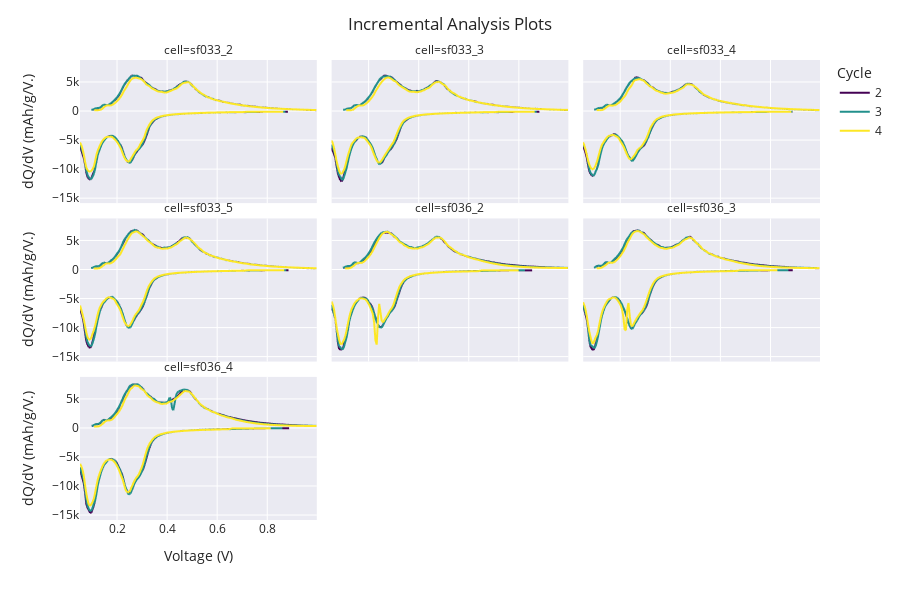

Here is the notebook cell this chart was saved with:
### Markdown cell above
### Incremental capacity analysis (ICA)
Similarly, the `BatchICACollector` creates a collection of ICA (dQ/dV) plots:

### Code cell
icas_collected = collectors.BatchICACollector(b,cycles=[2,3,4])
icas_collected.show()

### Figure 1 — Plotly figure (JSON) as saved in the notebook; plotly's stock layout.template omitted (floating-point values rounded to 4 significant figures; data arrays with more than 128 entries replaced by an {"elided": "..."} marker saying what was removed)
{"data": [{"hovertemplate": "cycle=2<br>cell=sf033_2<br>Voltage (V)=%{x}<br>dQ/dV (mAh/g/V.)=%{y}<extra></extra>", "legendgroup": "2", "line": {"color": "rgb(68, 1, 84)", "dash": "solid"}, "marker": {"symbol": "circle"}, "mode": "lines", "name": "2", "showlegend": true, "type": "scattergl", "x": {"elided": "347 float values"}, "xaxis": "x7", "y": {"elided": "347 float values"}, "yaxis": "y7"}, {"hovertemplate": "cycle=2<br>cell=sf033_3<br>Voltage (V)=%{x}<br>dQ/dV (mAh/g/V.)=%{y}<extra></extra>", "legendgroup": "2", "line": {"color": "rgb(68, 1, 84)", "dash": "solid"}, "marker": {"symbol": "circle"}, "mode": "lines", "name": "2", "showlegend": false, "type": "scattergl", "x": {"elided": "347 float values"}, "xaxis": "x8", "y": {"elided": "347 float values"}, "yaxis": "y8"}, {"hovertemplate": "cycle=2<br>cell=sf033_4<br>Voltage (V)=%{x}<br>dQ/dV (mAh/g/V.)=%{y}<extra></extra>", "legendgroup": "2", "line": {"color": "rgb(68, 1, 84)", "dash": "solid"}, "marker": {"symbol": "circle"}, "mode": "lines", "name": "2", "showlegend": false, "type": "scattergl", "x": {"elided": "349 float values"}, "xaxis": "x9", "y": {"elided": "349 float values"}, "yaxis": "y9"}, {"hovertemplate": "cycle=2<br>cell=sf033_5<br>Voltage (V)=%{x}<br>dQ/dV (mAh/g/V.)=%{y}<extra></extra>", "legendgroup": "2", "line": {"color": "rgb(68, 1, 84)", "dash": "solid"}, "marker": {"symbol": "circle"}, "mode": "lines", "name": "2", "showlegend": false, "type": "scattergl", "x": {"elided": "348 float values"}, "xaxis": "x4", "y": {"elided": "348 float values"}, "yaxis": "y4"}, {"hovertemplate": "cycle=2<br>cell=sf036_2<br>Voltage (V)=%{x}<br>dQ/dV (mAh/g/V.)=%{y}<extra></extra>", "legendgroup": "2", "line": {"color": "rgb(68, 1, 84)", "dash": "solid"}, "marker": {"symbol": "circle"}, "mode": "lines", "name": "2", "showlegend": false, "type": "scattergl", "x": {"elided": "341 float values"}, "xaxis": "x5", "y": {"elided": "341 float values"}, "yaxis": "y5"}, {"hovertemplate": "cycle=2<br>cell=sf036_3<br>Voltage (V)=%{x}<br>dQ/dV (mAh/g/V.)=%{y}<extra></extra>", "legendgroup": "2", "line": {"color": "rgb(68, 1, 84)", "dash": "solid"}, "marker": {"symbol": "circle"}, "mode": "lines", "name": "2", "showlegend": false, "type": "scattergl", "x": {"elided": "349 float values"}, "xaxis": "x6", "y": {"elided": "349 float values"}, "yaxis": "y6"}, {"hovertemplate": "cycle=2<br>cell=sf036_4<br>Voltage (V)=%{x}<br>dQ/dV (mAh/g/V.)=%{y}<extra></extra>", "legendgroup": "2", "line": {"color": "rgb(68, 1, 84)", "dash": "solid"}, "marker": {"symbol": "circle"}, "mode": "lines", "name": "2", "showlegend": false, "type": "scattergl", "x": {"elided": "348 float values"}, "xaxis": "x", "y": {"elided": "348 float values"}, "yaxis": "y"}, {"hovertemplate": "cycle=3<br>cell=sf033_2<br>Voltage (V)=%{x}<br>dQ/dV (mAh/g/V.)=%{y}<extra></extra>", "legendgroup": "3", "line": {"color": "rgb(34, 144, 140)", "dash": "solid"}, "marker": {"symbol": "circle"}, "mode": "lines", "name": "3", "showlegend": true, "type": "scattergl", "x": {"elided": "345 float values"}, "xaxis": "x7", "y": {"elided": "345 float values"}, "yaxis": "y7"}, {"hovertemplate": "cycle=3<br>cell=sf033_3<br>Voltage (V)=%{x}<br>dQ/dV (mAh/g/V.)=%{y}<extra></extra>", "legendgroup": "3", "line": {"color": "rgb(34, 144, 140)", "dash": "solid"}, "marker": {"symbol": "circle"}, "mode": "lines", "name": "3", "showlegend": false, "type": "scattergl", "x": {"elided": "345 float values"}, "xaxis": "x8", "y": {"elided": "345 float values"}, "yaxis": "y8"}, {"hovertemplate": "cycle=3<br>cell=sf033_4<br>Voltage (V)=%{x}<br>dQ/dV (mAh/g/V.)=%{y}<extra></extra>", "legendgroup": "3", "line": {"color": "rgb(34, 144, 140)", "dash": "solid"}, "marker": {"symbol": "circle"}, "mode": "lines", "name": "3", "showlegend": false, "type": "scattergl", "x": {"elided": "348 float values"}, "xaxis": "x9", "y": {"elided": "348 float values"}, "yaxis": "y9"}, {"hovertemplate": "cycle=3<br>cell=sf033_5<br>Voltage (V)=%{x}<br>dQ/dV (mAh/g/V.)=%{y}<extra></extra>", "legendgroup": "3", "line": {"color": "rgb(34, 144, 140)", "dash": "solid"}, "marker": {"symbol": "circle"}, "mode": "lines", "name": "3", "showlegend": false, "type": "scattergl", "x": {"elided": "346 float values"}, "xaxis": "x4", "y": {"elided": "346 float values"}, "yaxis": "y4"}, {"hovertemplate": "cycle=3<br>cell=sf036_2<br>Voltage (V)=%{x}<br>dQ/dV (mAh/g/V.)=%{y}<extra></extra>", "legendgroup": "3", "line": {"color": "rgb(34, 144, 140)", "dash": "solid"}, "marker": {"symbol": "circle"}, "mode": "lines", "name": "3", "showlegend": false, "type": "scattergl", "x": {"elided": "336 float values"}, "xaxis": "x5", "y": {"elided": "336 float values"}, "yaxis": "y5"}, {"hovertemplate": "cycle=3<br>cell=sf036_3<br>Voltage (V)=%{x}<br>dQ/dV (mAh/g/V.)=%{y}<extra></extra>", "legendgroup": "3", "line": {"color": "rgb(34, 144, 140)", "dash": "solid"}, "marker": {"symbol": "circle"}, "mode": "lines", "name": "3", "showlegend": false, "type": "scattergl", "x": {"elided": "345 float values"}, "xaxis": "x6", "y": {"elided": "345 float values"}, "yaxis": "y6"}, {"hovertemplate": "cycle=3<br>cell=sf036_4<br>Voltage (V)=%{x}<br>dQ/dV (mAh/g/V.)=%{y}<extra></extra>", "legendgroup": "3", "line": {"color": "rgb(34, 144, 140)", "dash": "solid"}, "marker": {"symbol": "circle"}, "mode": "lines", "name": "3", "showlegend": false, "type": "scattergl", "x": {"elided": "343 float values"}, "xaxis": "x", "y": {"elided": "343 float values"}, "yaxis": "y"}, {"hovertemplate": "cycle=4<br>cell=sf033_2<br>Voltage (V)=%{x}<br>dQ/dV (mAh/g/V.)=%{y}<extra></extra>", "legendgroup": "4", "line": {"color": "rgb(253, 231, 37)", "dash": "solid"}, "marker": {"symbol": "circle"}, "mode": "lines", "name": "4", "showlegend": true, "type": "scattergl", "x": {"elided": "341 float values"}, "xaxis": "x7", "y": {"elided": "341 float values"}, "yaxis": "y7"}, {"hovertemplate": "cycle=4<br>cell=sf033_3<br>Voltage (V)=%{x}<br>dQ/dV (mAh/g/V.)=%{y}<extra></extra>", "legendgroup": "4", "line": {"color": "rgb(253, 231, 37)", "dash": "solid"}, "marker": {"symbol": "circle"}, "mode": "lines", "name": "4", "showlegend": false, "type": "scattergl", "x": {"elided": "340 float values"}, "xaxis": "x8", "y": {"elided": "340 float values"}, "yaxis": "y8"}, {"hovertemplate": "cycle=4<br>cell=sf033_4<br>Voltage (V)=%{x}<br>dQ/dV (mAh/g/V.)=%{y}<extra></extra>", "legendgroup": "4", "line": {"color": "rgb(253, 231, 37)", "dash": "solid"}, "marker": {"symbol": "circle"}, "mode": "lines", "name": "4", "showlegend": false, "type": "scattergl", "x": {"elided": "346 float values"}, "xaxis": "x9", "y": {"elided": "346 float values"}, "yaxis": "y9"}, {"hovertemplate": "cycle=4<br>cell=sf033_5<br>Voltage (V)=%{x}<br>dQ/dV (mAh/g/V.)=%{y}<extra></extra>", "legendgroup": "4", "line": {"color": "rgb(253, 231, 37)", "dash": "solid"}, "marker": {"symbol": "circle"}, "mode": "lines", "name": "4", "showlegend": false, "type": "scattergl", "x": {"elided": "342 float values"}, "xaxis": "x4", "y": {"elided": "342 float values"}, "yaxis": "y4"}, {"hovertemplate": "cycle=4<br>cell=sf036_2<br>Voltage (V)=%{x}<br>dQ/dV (mAh/g/V.)=%{y}<extra></extra>", "legendgroup": "4", "line": {"color": "rgb(253, 231, 37)", "dash": "solid"}, "marker": {"symbol": "circle"}, "mode": "lines", "name": "4", "showlegend": false, "type": "scattergl", "x": {"elided": "329 float values"}, "xaxis": "x5", "y": {"elided": "329 float values"}, "yaxis": "y5"}, {"hovertemplate": "cycle=4<br>cell=sf036_3<br>Voltage (V)=%{x}<br>dQ/dV (mAh/g/V.)=%{y}<extra></extra>", "legendgroup": "4", "line": {"color": "rgb(253, 231, 37)", "dash": "solid"}, "marker": {"symbol": "circle"}, "mode": "lines", "name": "4", "showlegend": false, "type": "scattergl", "x": {"elided": "334 float values"}, "xaxis": "x6", "y": {"elided": "334 float values"}, "yaxis": "y6"}, {"hovertemplate": "cycle=4<br>cell=sf036_4<br>Voltage (V)=%{x}<br>dQ/dV (mAh/g/V.)=%{y}<extra></extra>", "legendgroup": "4", "line": {"color": "rgb(253, 231, 37)", "dash": "solid"}, "marker": {"symbol": "circle"}, "mode": "lines", "name": "4", "showlegend": false, "type": "scattergl", "x": {"elided": "332 float values"}, "xaxis": "x", "y": {"elided": "332 float values"}, "yaxis": "y"}], "layout": {"annotations": [{"font": {}, "showarrow": false, "text": "cell=sf036_4", "x": 0.16, "xanchor": "center", "xref": "paper", "y": 0.3111, "yanchor": "bottom", "yref": "paper"}, {"font": {}, "showarrow": false, "text": "cell=sf033_5", "x": 0.16, "xanchor": "center", "xref": "paper", "y": 0.6556, "yanchor": "bottom", "yref": "paper"}, {"font": {}, "showarrow": false, "text": "cell=sf036_2", "x": 0.5, "xanchor": "center", "xref": "paper", "y": 0.6556, "yanchor": "bottom", "yref": "paper"}, {"font": {}, "showarrow": false, "text": "cell=sf036_3", "x": 0.84, "xanchor": "center", "xref": "paper", "y": 0.6556, "yanchor": "bottom", "yref": "paper"}, {"font": {}, "showarrow": false, "text": "cell=sf033_2", "x": 0.16, "xanchor": "center", "xref": "paper", "y": 1, "yanchor": "bottom", "yref": "paper"}, {"font": {}, "showarrow": false, "text": "cell=sf033_3", "x": 0.5, "xanchor": "center", "xref": "paper", "y": 1, "yanchor": "bottom", "yref": "paper"}, {"font": {}, "showarrow": false, "text": "cell=sf033_4", "x": 0.84, "xanchor": "center", "xref": "paper", "y": 1, "yanchor": "bottom", "yref": "paper"}], "height": 600, "legend": {"orientation": "v", "title": {"text": "Cycle"}, "tracegroupgap": 0}, "margin": {"t": 60}, "title": {"text": "Incremental Analysis Plots"}, "xaxis": {"anchor": "y", "domain": [0, 0.32], "title": {"text": "Voltage (V)"}}, "xaxis2": {"anchor": "y2", "domain": [0.34, 0.66], "matches": "x", "title": {"text": "Voltage (V)"}}, "xaxis3": {"anchor": "y3", "domain": [0.68, 1.0], "matches": "x", "title": {"text": "Voltage (V)"}}, "xaxis4": {"anchor": "y4", "domain": [0, 0.32], "matches": "x", "showticklabels": false}, "xaxis5": {"anchor": "y5", "domain": [0.34, 0.66], "matches": "x", "showticklabels": false}, "xaxis6": {"anchor": "y6", "domain": [0.68, 1.0], "matches": "x", "showticklabels": false}, "xaxis7": {"anchor": "y7", "domain": [0, 0.32], "matches": "x", "showticklabels": false}, "xaxis8": {"anchor": "y8", "domain": [0.34, 0.66], "matches": "x", "showticklabels": false}, "xaxis9": {"anchor": "y9", "domain": [0.68, 1.0], "matches": "x", "showticklabels": false}, "yaxis": {"anchor": "x", "domain": [0, 0.3111], "title": {"text": "dQ/dV (mAh/g/V.)"}}, "yaxis2": {"anchor": "x2", "domain": [0, 0.3111], "matches": "y", "showticklabels": false}, "yaxis3": {"anchor": "x3", "domain": [0, 0.3111], "matches": "y", "showticklabels": false}, "yaxis4": {"anchor": "x4", "domain": [0.3444, 0.6556], "matches": "y", "title": {"text": "dQ/dV (mAh/g/V.)"}}, "yaxis5": {"anchor": "x5", "domain": [0.3444, 0.6556], "matches": "y", "showticklabels": false}, "yaxis6": {"anchor": "x6", "domain": [0.3444, 0.6556], "matches": "y", "showticklabels": false}, "yaxis7": {"anchor": "x7", "domain": [0.6889, 1], "matches": "y", "title": {"text": "dQ/dV (mAh/g/V.)"}}, "yaxis8": {"anchor": "x8", "domain": [0.6889, 1], "matches": "y", "showticklabels": false}, "yaxis9": {"anchor": "x9", "domain": [0.6889, 1], "matches": "y", "showticklabels": false}}}
